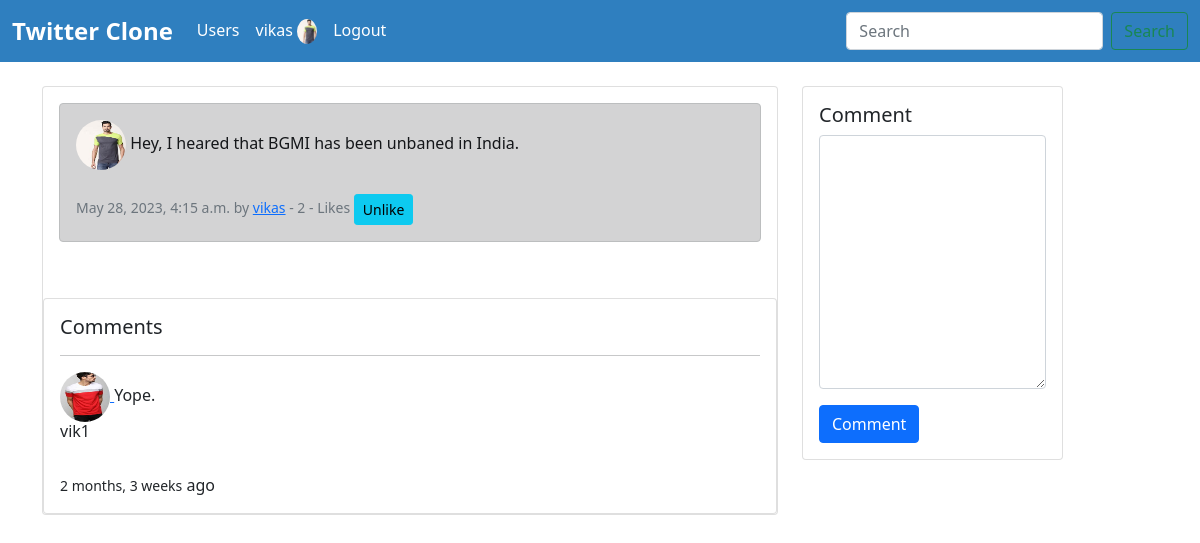
Before: /tweet-comment/4/ (signed in) with the older database file.
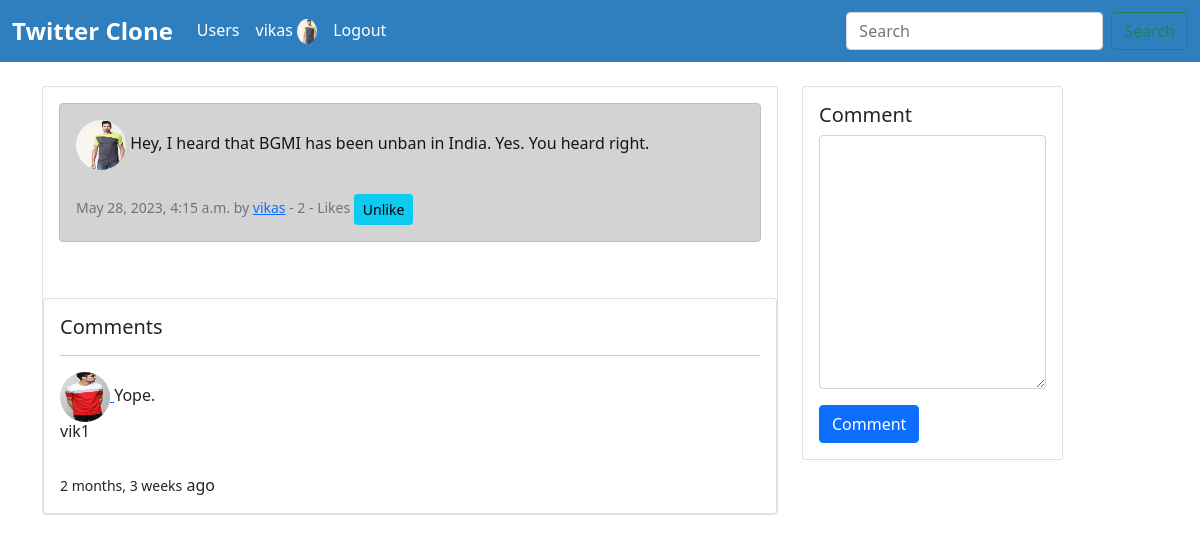
After: the same page with the newer database file.
### app/models.py (models this page shows, shortened)
class Tweet(models.Model):
    user = models.ForeignKey(User, on_delete=models.DO_NOTHING)
    body = models.CharField(max_length=500)
    created_on = models.DateTimeField(auto_now_add=True)
    likes = models.ManyToManyField(User, related_name='tweet_like', blank=True)
    def total_likes(self):
        return self.likes.count()

class Profile(models.Model):
    user = models.OneToOneField(User, on_delete=models.CASCADE)
    follows = models.ManyToManyField("self", related_name='followed_by', symmetrical=False, blank=True)
    profile_pic = models.ImageField(null=True, blank=True, upload_to='images/')
    bio = models.TextField(null=True, blank=True)
    social_link = models.CharField(max_length=200, null=True, blank=True)
    updated_date = models.DateTimeField(User, auto_now=True)

### app/views.py (the view)
# urls.py: path('tweet-comment/<int:pk>/', views.comment_view, name='comment'),
@login_required(login_url='login')
def comment_view(request, pk):
    tweet = get_object_or_404(Tweet, id=pk)
    user = User.objects.get(id=request.user.id)
    form = CommentForm(request.POST or None)
    if request.method == "POST":
        comment = form.save(commit=False)
        comment.user = user
        comment.tweet = tweet
        comment.save()
        return redirect(request.META.get('HTTP_REFERER'))
    comments = Comment.objects.filter(tweet=tweet)
    return render(request, 'app/comment.html', {'form':form, 'tweet':tweet, 'comments':comments})

### app/forms.py
class CommentForm(forms.ModelForm):
    body = forms.CharField(label="", widget=forms.Textarea(attrs={'class':'form-control'}))
    class Meta:
        model = Comment
        fields = ['body']
        exclude = ('user', 'tweet')

### app/templates/app/comment.html (shortened to what this page needs)
{% extends 'app/base.html' %}
{% load static %}
{% block content %}
    <div class="container mb-4">
        {% if request.user.is_authenticated %}
        <div class="row mt-4">
            <div class="col-md-8">
                <div class="card">
                    <div class="card-body">
                        {% if tweet %}
                        <div class="alert alert-dark" role="alert">
                            {% if tweet.user.profile.profile_pic %}
                            <img src="{{ tweet.user.profile.profile_pic.url }}" class="rounded-circle" width="50px" height="50px" alt="">
                            {% else %}
                            <img src="{% static 'images/user1.png' %}" class="rounded-circle" width="50px" height="50px" alt="">
                            {% endif %}
                            {{ tweet.body }} <br><br>
                            <small class="text-muted">
                                {{ tweet.created_on }} by <a href="{% url 'profile' tweet.user.id %}">{{ tweet.user.username }}</a>
                                - {{ tweet.total_likes }} - Likes
                                {% if user in tweet.likes.all %}
                                <a href="{% url 'tweet_like' tweet.id %}" class="btn btn-sm btn-info">Unlike</a>
                                {% else %}
                                <a href="{% url 'tweet_like' tweet.id %}" class="btn btn-sm btn-info">Like</a>
                                {% endif %}
                            </small>
                        </div>
                        {% endif %}
                    </div>
                    <div>
                        <div class="card mt-4">
                            <div class="card-body">
                                <h5 class="card-title">Comments</h5>
                                {% for comment in comments %}
                                <div class="media"> <hr>
                                    <a href="{% url 'profile' comment.user.id %}">
                                    {% if comment.user.profile.profile_pic %}
                                    <img src="{{ comment.user.profile.profile_pic.url }}" class="rounded-circle" width="50px" height="50px" alt="">
                                    {% else %}
                                    <img src="{% static 'images/user1.png' %}" class="rounded-circle" width="50px" height="50px" alt="">
                                    {% endif %} </a>
                                    {{ comment.body }}
                                    <div class="media-body ml-2">
                                        <h6 class="mt-0">{{ comment.user.username }}</h6>
                                    </div><br>
                                    <small>{{ comment.created_on|timesince }}</small> ago
                                </div>
                                {% empty %}
                                <p>No comments yet.</p>
                                {% endfor %}
                            </div>
                        </div>
                    </div>
                </div>
            </div>
            <div class="col-md-3">
                <div class="card">
                    <div class="card-body">
                        <h5 class="card-title">Comment</h5>
                        <form action="" method="post">
                            {{ form.as_p }}
                            <input type="submit" class="btn btn-primary" value="Comment">
                        </form>
                    </div>
                </div>
            </div>
        {% endif %}
    </div>
{% endblock content %}

Changed rows visible on the page:
changed Tweet "vikas": body "Hey, I heared that BGMI has been unbaned in India." → "Hey, I heard that BGMI has been unban in India. Yes. You heard right."
